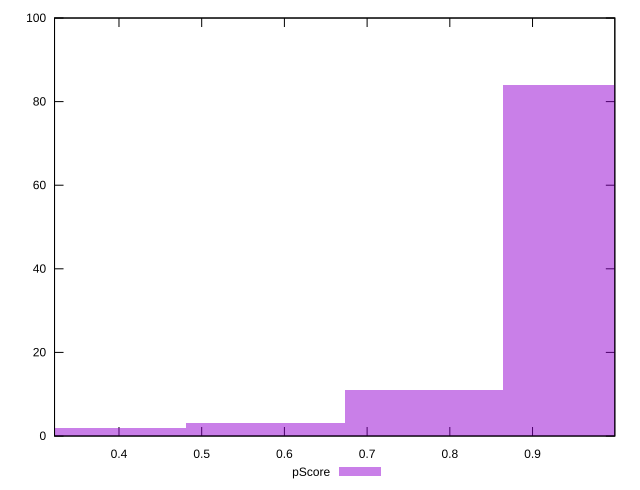

This chart was generated by the following gnuplot code:
reset

$pScore <<EOF
0.9609743997097075 84
0.768779519767766 11
0.5765846398258245 3
0.384389759883883 2
EOF

set key outside below
set boxwidth 0.1921948799419415
set xrange [0.3220725202856736:0.9994905186708726]
set yrange [0:100]
set trange [0:100]
set style fill transparent solid 0.5 noborder
set terminal svg size 640, 490 enhanced background rgb 'white'
set output "report_00013_2021-02-09T12-04-24.940Z/mainthread-work-breakdown/samples/pages+cached+noadtech+nomedia+nocss/pScore/histogram.svg"

plot $pScore title "pScore" with boxes

reset
